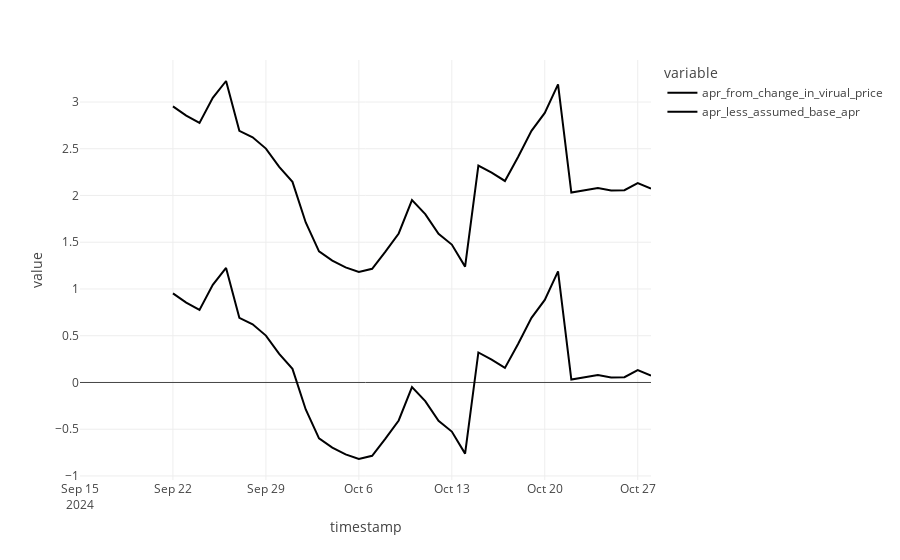

Notebook code for this chart:
### Code cell
daily_df = df.resample("1D").last()
daily_df["apr_from_change_in_virual_price"] = (
    (daily_df["virtual_price"].diff(7) / daily_df["virtual_price"].shift(7)) * (365 / 7) * 100
)
daily_df["apr_less_assumed_base_apr"] = daily_df["apr_from_change_in_virual_price"] - 2
px.line(daily_df[["apr_from_change_in_virual_price", "apr_less_assumed_base_apr"]])
